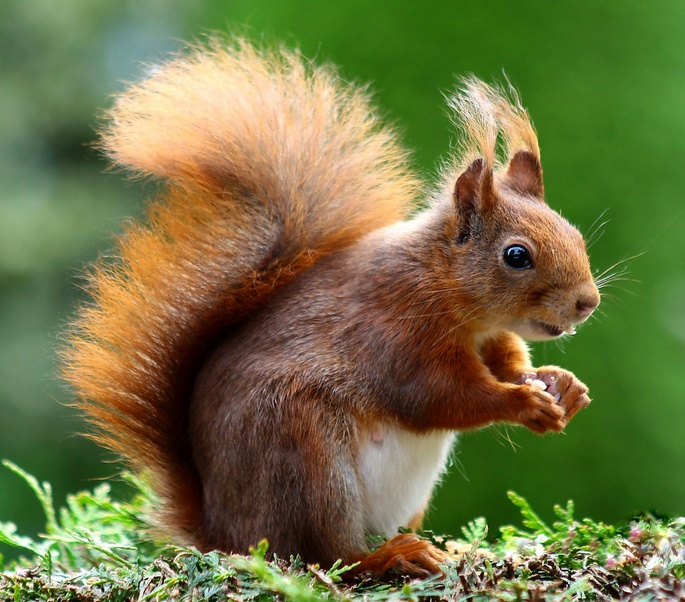
#> input picture async-scraper-project-main/Parte2/image1.jpg, 685 x 602 px, shrunk from 2939 x 2583 before the run
$ python filter_image.py
#> lines starting #> are read from the running program, lines starting #| are printed output that depends on the picture
from concurrent.futures import ThreadPoolExecutor
from PIL import Image, ImageFilter

def aplicar_filtro(imagen_path):
#> called with imagen_path = 'image1.jpg'
    img = Image.open(imagen_path)
#> img is the input picture: PIL image 685x602 RGB; mean R, G, B 112.5, 115.2, 67.9
    img = img.filter(ImageFilter.GaussianBlur(5))
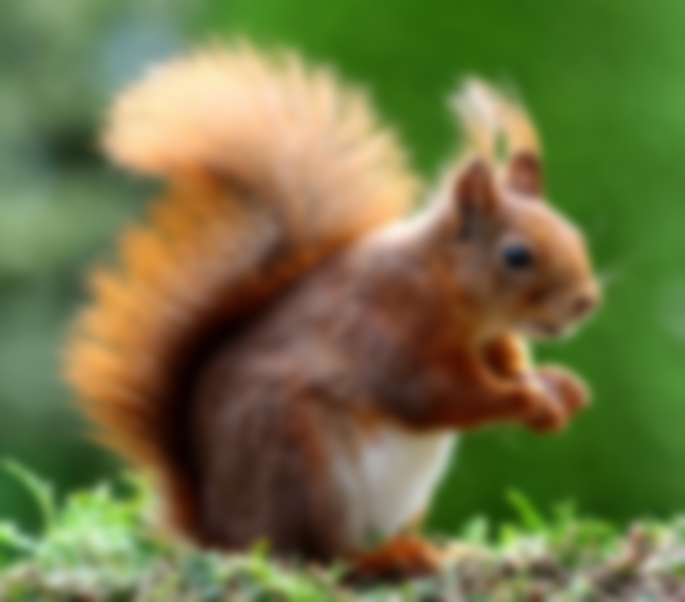
#> img: PIL image 685x602 RGB; mean R, G, B 112.5, 115.2, 67.9
    img.save(f"{imagen_path}_blurred.jpg")
    print(f"Filtro aplicado a {imagen_path}")

imagenes = ["image1.jpg", "image2.jpg", "image3.jpg"]

with ThreadPoolExecutor(max_workers=3) as executor:
    executor.map(aplicar_filtro, imagenes)
#> call 2 of aplicar_filtro, with imagen_path = 'image2.jpg'
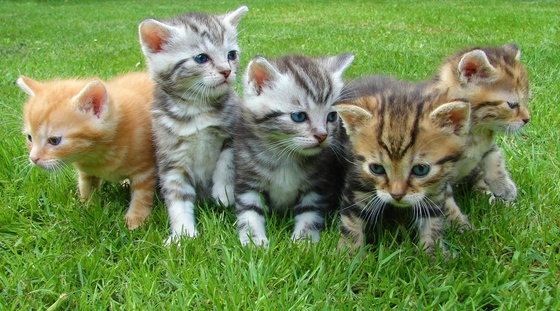
#> input picture async-scraper-project-main/Parte2/image2.jpg, 560 x 311 px, shrunk from 2400 x 1334 before the run
#> in aplicar_filtro, img is the input picture: PIL image 560x311 RGB; mean R, G, B 114.5, 139.6, 80.3
#> in aplicar_filtro (call 2), `img = img.filter(ImageFilter.GaussianBlur(5))`:
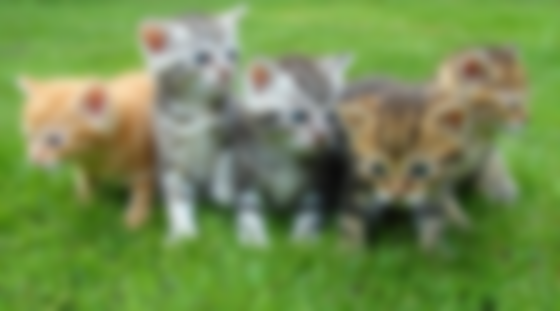
#> img: PIL image 560x311 RGB; mean R, G, B 114.5, 139.5, 80.3
#> call 3 of aplicar_filtro, with imagen_path = 'image3.jpg'
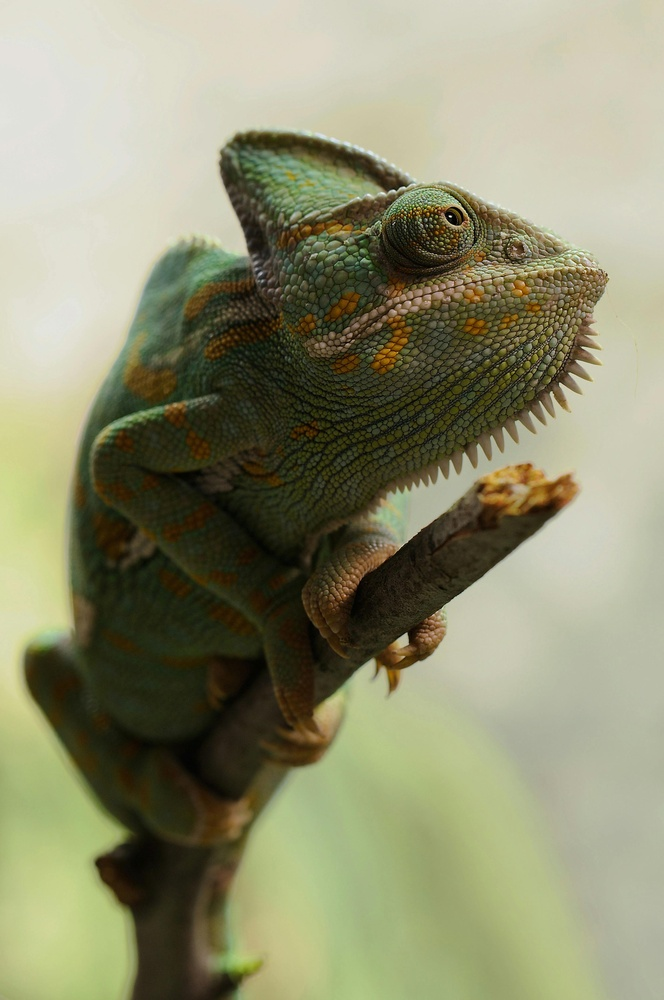
#> input picture async-scraper-project-main/Parte2/image3.jpg, 664 x 1000 px, shrunk from 2848 x 4288 before the run
#> in aplicar_filtro, img is the input picture: PIL image 664x1000 RGB; mean R, G, B 142.4, 142.8, 112.8
#> in aplicar_filtro (call 3), `img = img.filter(ImageFilter.GaussianBlur(5))`:
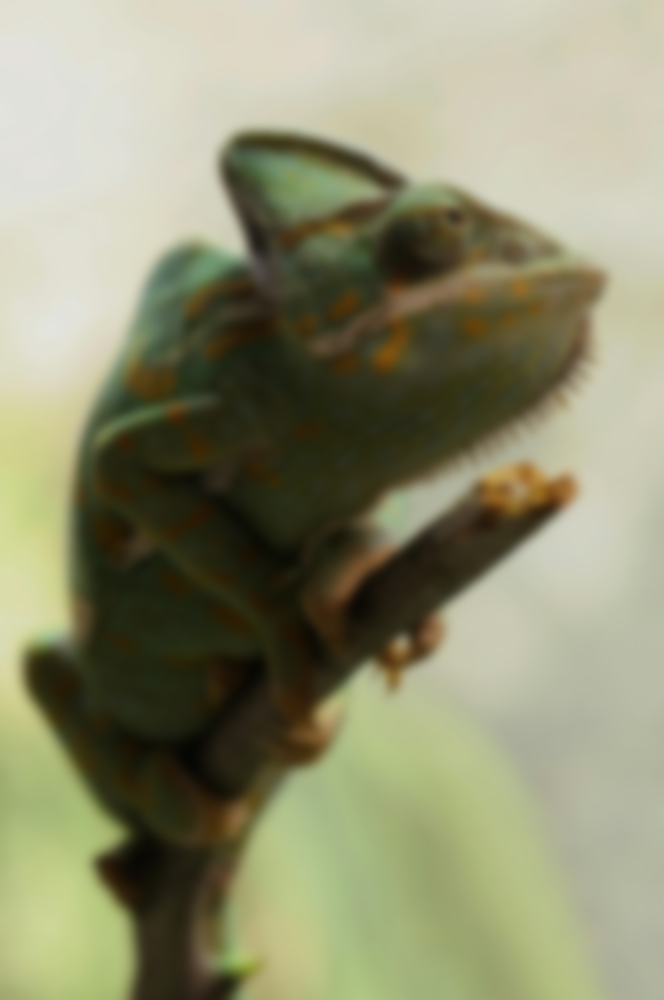
#> img: PIL image 664x1000 RGB; mean R, G, B 142.4, 142.9, 112.8
